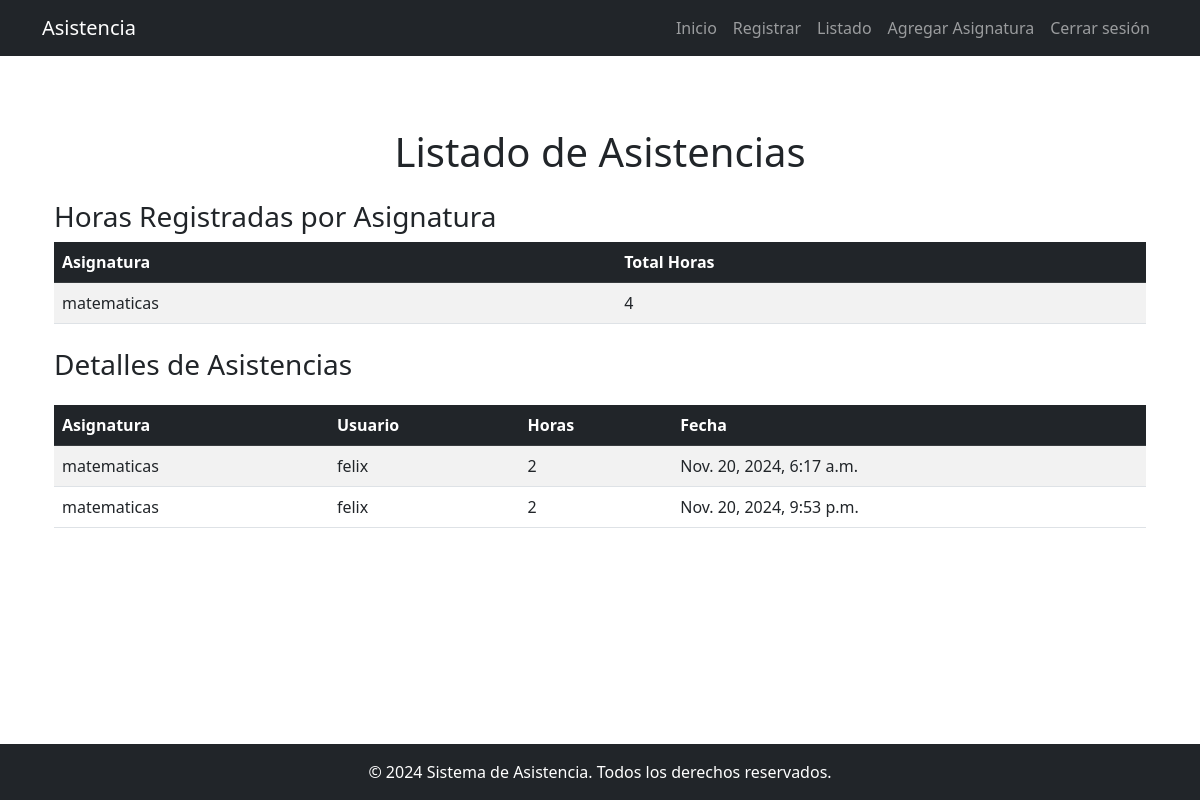
Screenshot of /listar/ (signed in) with the database file from the repository.
### control_asistencia/models.py (models this page shows, shortened)
class Asignatura(models.Model):
    nombre = models.CharField(max_length=100)
    horas_realizadas = models.PositiveIntegerField(default=0)

class Asistencia(models.Model):
    asignatura = models.ForeignKey(Asignatura, on_delete=models.CASCADE)
    usuario = models.ForeignKey(User, on_delete=models.CASCADE)
    fecha = models.DateTimeField(auto_now_add=True)
    horas = models.PositiveIntegerField()

### control_asistencia/views.py (the view)
# urls.py: path('listar/', views.listar_asistencia, name='listar_asistencia'),
@login_required
def listar_asistencia(request):
    asistencias = Asistencia.objects.all()
    es_lider = request.user.groups.filter(name="Líder").exists()
    horas_por_asignatura = Asistencia.objects.values('asignatura__nombre').annotate(total_horas=Sum('horas'))
    return render(request, "listar_asistencia.html", {
        "asistencias": asistencias,
        "es_lider": es_lider,
        "horas_por_asignatura": horas_por_asignatura,
    })

### control_asistencia/templates/listar_asistencia.html (shortened to what this page needs)
{% extends "base.html" %}
{% block content %}
<div class="container mt-5">
    <h1 class="text-center">Listado de Asistencias</h1>
    <h3 class="mt-4">Horas Registradas por Asignatura</h3>
    <table class="table table-striped mt-2">
        <thead class="table-dark">
            <tr>
                <th>Asignatura</th>
                <th>Total Horas</th>
            </tr>
        </thead>
        <tbody>
            {% for asignatura in horas_por_asignatura %}
            <tr>
                <td>{{ asignatura.asignatura__nombre }}</td>
                <td>{{ asignatura.total_horas }}</td>
            </tr>
            {% endfor %}
        </tbody>
    </table>
    <h3 class="mt-4">Detalles de Asistencias</h3>
    <table class="table table-striped mt-4">
        <thead class="table-dark">
            <tr>
                <th>Asignatura</th>
                <th>Usuario</th>
                <th>Horas</th>
                <th>Fecha</th>
            </tr>
        </thead>
        <tbody>
            {% for asistencia in asistencias %}
            <tr>
                <td>{{ asistencia.asignatura.nombre }}</td>
                <td>{{ asistencia.usuario.username }}</td>
                <td>{{ asistencia.horas }}</td>
                <td>{{ asistencia.fecha }}</td>
            </tr>
            {% endfor %}
        </tbody>
    </table>
</div>
{% endblock %}

### control_asistencia/templates/base.html (shortened to what this page needs)
<!DOCTYPE html>
<html lang="en">
<head>
    <link href="https://cdn.jsdelivr.net/npm/bootstrap@5.3.0/dist/css/bootstrap.min.css" rel="stylesheet">
</head>
<body class="d-flex flex-column min-vh-100">
    {% include './navbar.html' %}
    <div class="container mt-4">
        {% block content %}{% endblock %}
    </div>
    {% include './footer.html' %}
</body>
</html>

### control_asistencia/templates/navbar.html (shortened to what this page needs)
<nav class="navbar navbar-expand-lg navbar-dark bg-dark">
    <div class="container">
        <a class="navbar-brand" href="#">Asistencia</a>
        <div class="collapse navbar-collapse" id="navbarNav">
            <ul class="navbar-nav ms-auto">
                <li class="nav-item">
                    <a class="nav-link" href="{% url 'pagina_inicio' %}">Inicio</a>
                </li>
                <li class="nav-item"><a class="nav-link" href="{% url 'registrar_asistencia' %}">Registrar</a></li>
                <li class="nav-item"><a class="nav-link" href="{% url 'listar_asistencia' %}">Listado</a></li>
                <li class="nav-item"><a class="nav-link" href="{% url 'agregar_asignatura' %}">Agregar Asignatura</a></li>
                {% if user.is_authenticated %}
                    <li class="nav-item">
                        <a class="nav-link" href="{% url 'logout' %}">Cerrar sesión</a>
                    </li>
                {% else %}
                    <li class="nav-item">
                        <a class="nav-link" href="{% url 'login' %}">Iniciar sesión</a>
                    </li>
                {% endif %}
            </ul>
        </div>
    </div>
</nav>

### control_asistencia/templates/footer.html
<footer class="bg-dark text-white py-3 mt-auto">
    <div class="container text-center">
        <p class="mb-0">&copy; 2024 Sistema de Asistencia. Todos los derechos reservados.</p>
    </div>
</footer>

### rows the page displays
Asignatura: asignatura__nombre "matematicas", total_horas "4"
Asistencia: asignatura.nombre "matematicas", usuario.username "felix", horas "2", fecha "Nov. 20, 2024, 6:17 a.m."
Asistencia: asignatura.nombre "matematicas", usuario.username "felix", horas "2", fecha "Nov. 20, 2024, 9:53 p.m."
